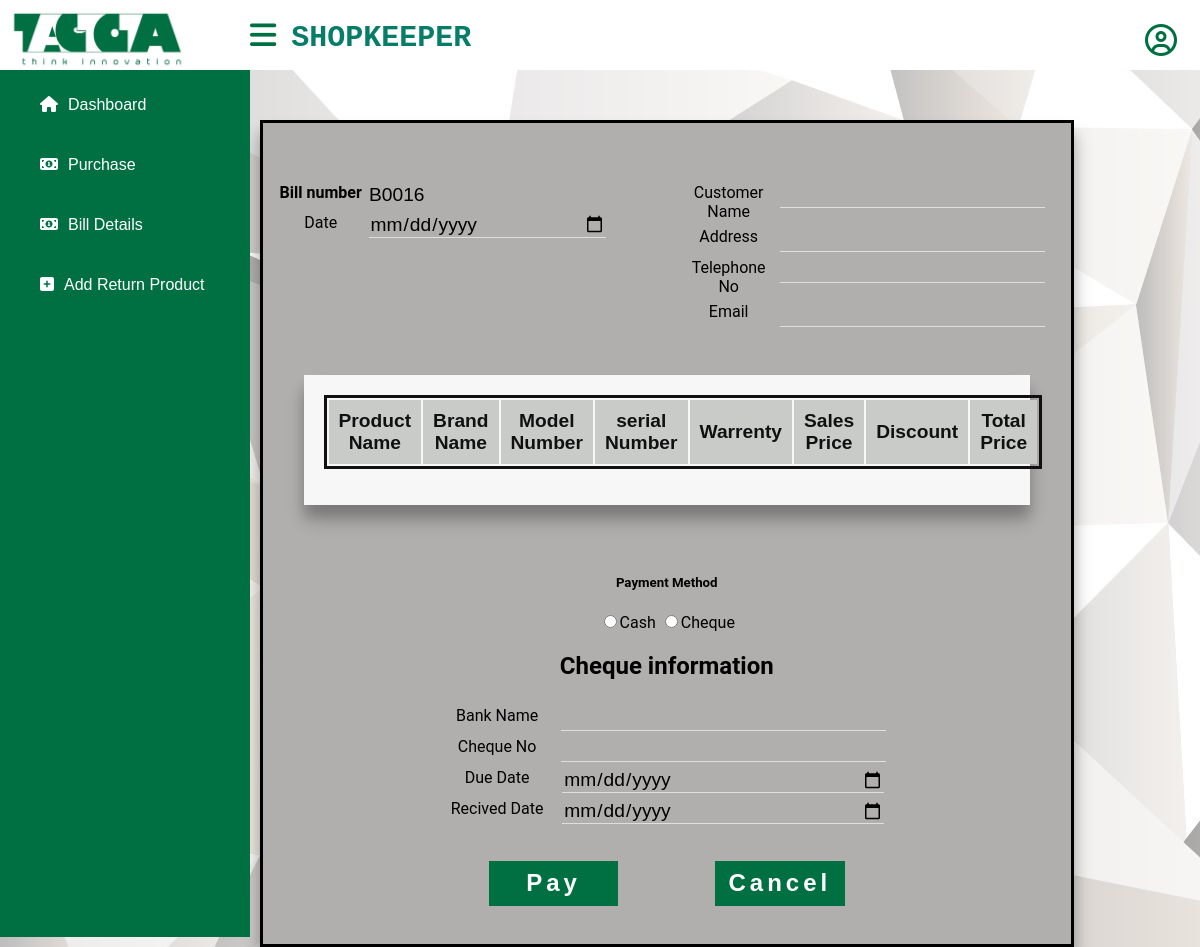
Before: /views/bill.php with the older database file.
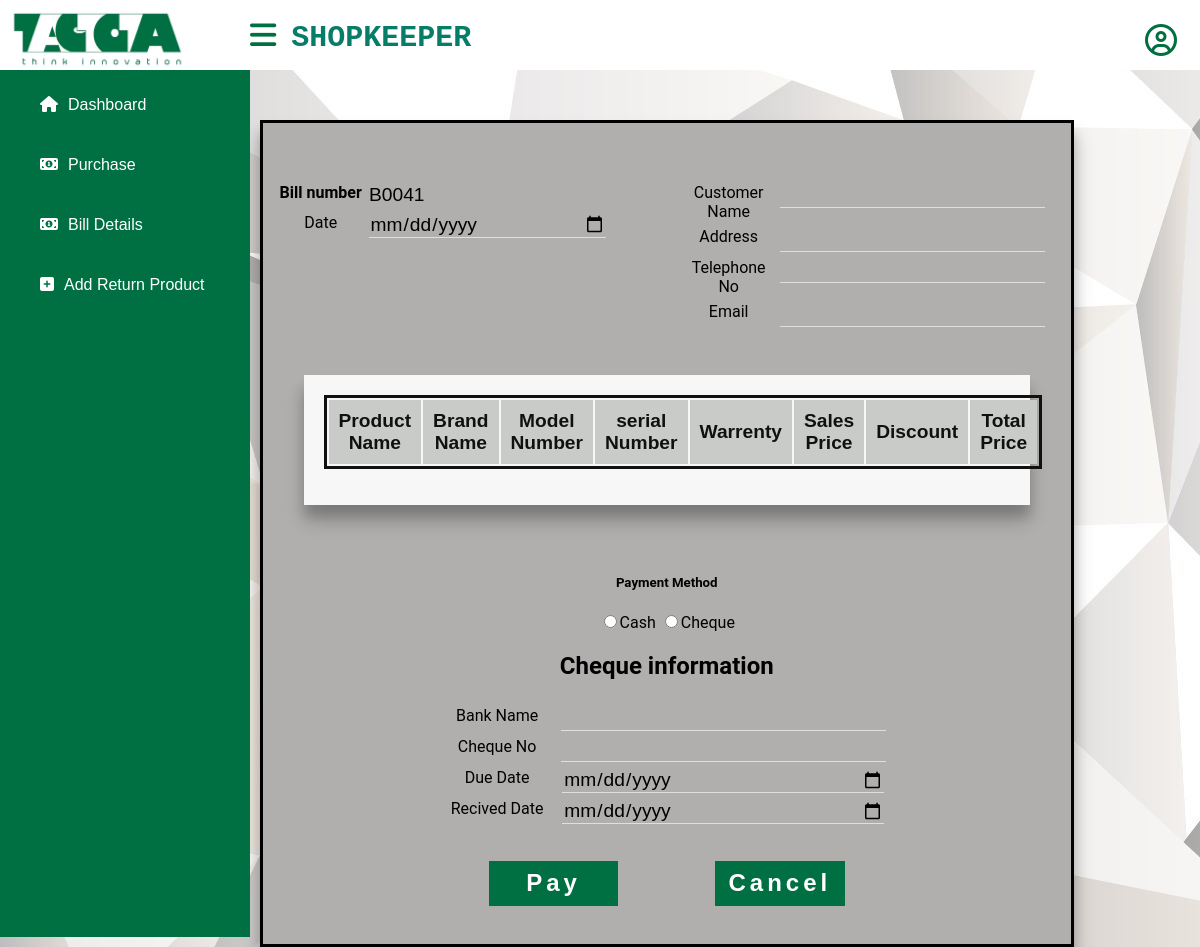
After: the same page with the newer database file.
### tables this page shows
CREATE TABLE `bill` (
  `bill_no` varchar(30) NOT NULL,
  `date_time` datetime NOT NULL,
  `amount` float NOT NULL,
  `payment_method` varchar(30) NOT NULL,
  `emp_id` varchar(30) NOT NULL
);

### model/database.php (called while the page is built, shortened)
<?php
class database
{
    private static $_instance;
    private $_connection;
    public static function getInstance() {
        if(!isset(self::$_instance)) {
            self::$_instance = new self();
        }
        return self::$_instance;
    }
    private function __construct() {
        $this->_connection = new mysqli(host, username, password, dbname);
    }
    public function getConnection() {
        return $this->_connection;
    }
}

### controller/sales.php (called while the page is built, shortened)
<?php
require_once("../model/sales_model.php");
class sales
{
    public function __construct()
    {
        $this->sale = new sales_model();
    }
  public function get_bill_no()
    {
       $row=$this->sale->get_bill_no();
       return $row;
    }
}

### model/sales_model.php (called while the page is built, shortened)
<?php
require_once("database.php");
class sales_model
{
    public function __construct() {
        $this->mysqli = database::getInstance()->getConnection();
    }
     public function get_bill_no(){
        $result = "";
        $query = $this->mysqli->query("SELECT * from bill order by bill_no desc LIMIT 1");
        if ($query->num_rows > 0) {
            while ($row = $query->fetch_assoc()) {
                $result = $row['bill_no'];
            }
            $result = substr($result, 3, 5);
            $result = (int) $result + 1;
            $result = "B" . sprintf('%04s', $result);
            return $result;
        }else
        {
            $result = "B0001";
            return $result;
        }
    }
}

### views/bill.php (the view, shortened to what the changed rows need)
<?php
include 'shopkeeper_sidebar.php';
require '../controller/sales.php';
$data=new sales();
$row=$data->get_bill_no();
?>
  <link rel="stylesheet" href="../public/css/bill.css">
  <link rel="stylesheet" href="../public/css/view_user.css">
  <link rel="stylesheet" href="../public/css/update.css">
  <link rel="stylesheet" href="../public/css/style1.css">
  <div class="content1">
     <div class="main-box1">
     <form action="../controller/sales.php?action=add_bill" method="post">
          <div class="row">
            <div class="col-50">
             <div class="sub-box1">
                 <div class="row">
                    <div class="col-75">
                     <input type="text" id="bill_no" name="bill_no" value="<?php echo $row?>" disabled>
                    </div>
                 </div>
     </div>
      </div>
    <div class="view-tbl">
    <table>
 <thead>
   <tr>
     <th>Product Name</th>
     <th scope="col">Brand Name</th>
     <th scope="col">Model Number</th>
     <th scope="col">serial Number</th>
     <th scope="col">Warrenty</th>
     <th scope="col">Sales Price</th>
     <th scope="col">Discount</th>
     <th scope="col">Total Price</th>
   </tr>
 </thead>
</table>
</div>
         <div class="box-down1">
        <b><h2>Cheque information</h2></b>
        <br>
        </div>
  </form>
</div>
 </div>
</body>

Changed rows visible on the page:
removed bill: bill_no "B0016"
added bill: bill_no "B0041"
